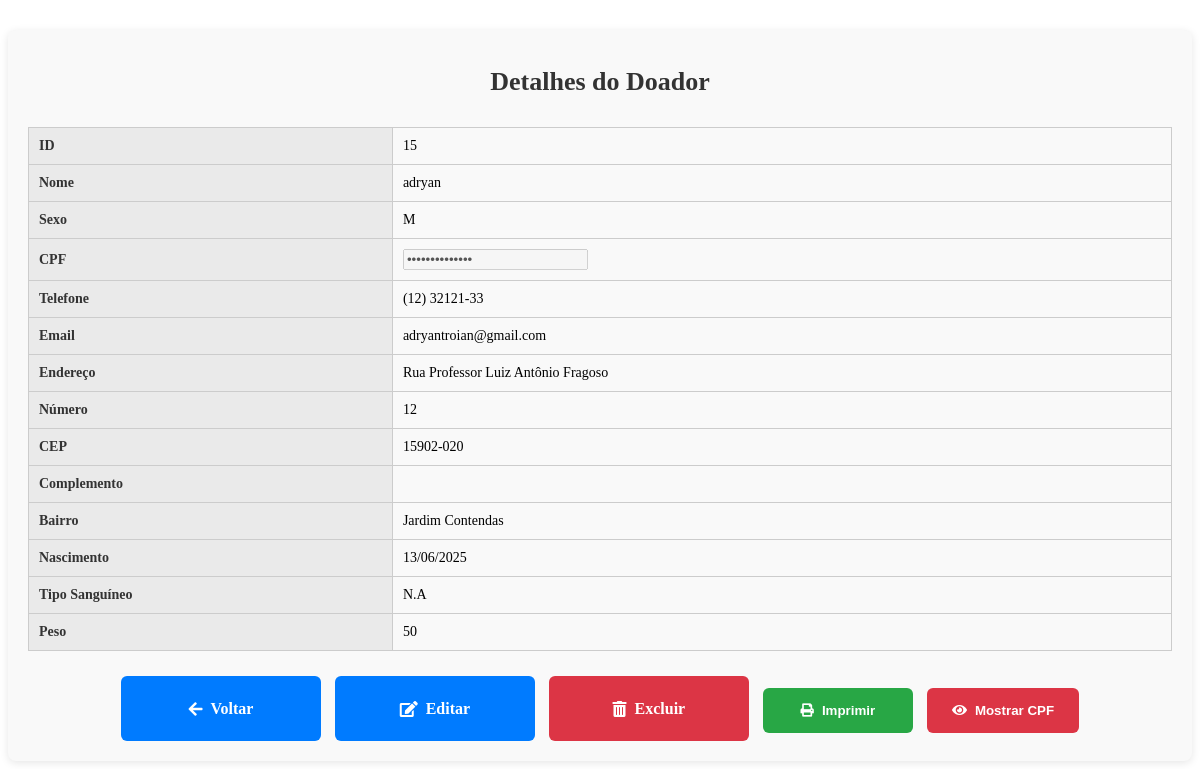
The page /listar2.php?id=15 on the database as committed earlier.
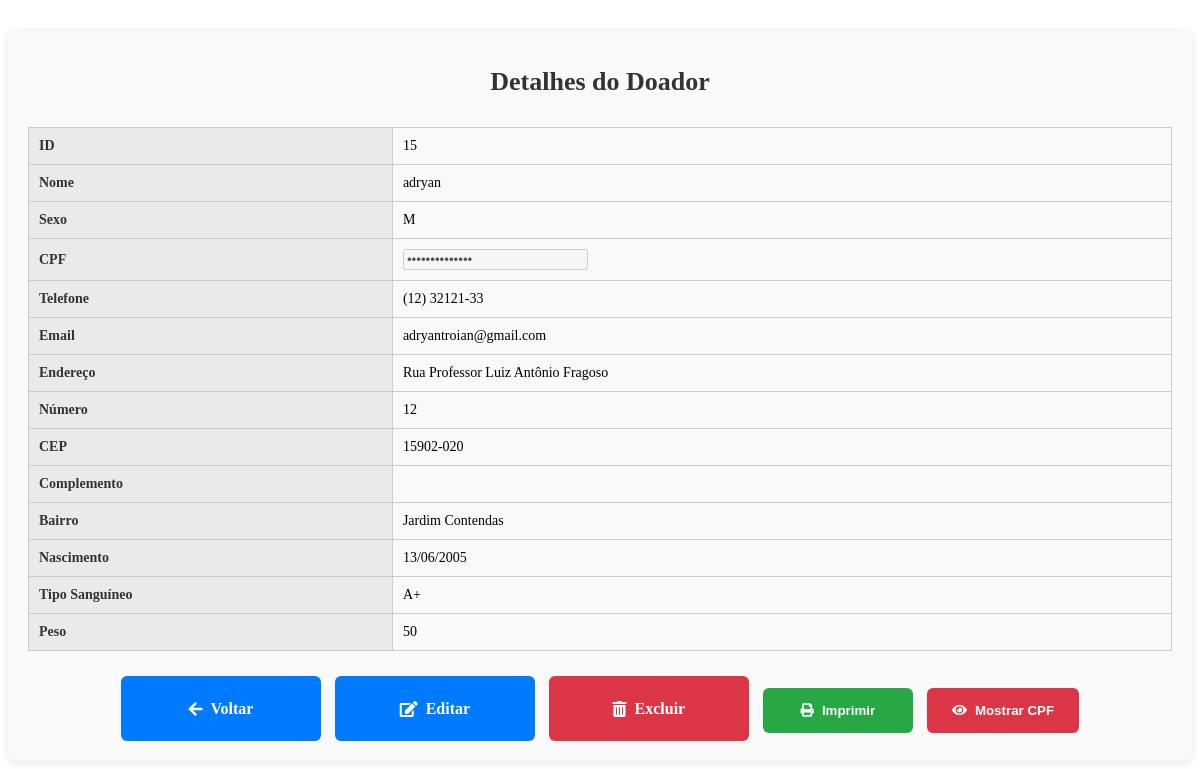
The same page on the database as committed later.
### tables this page shows
CREATE TABLE `cadastrobs` (
  `id` int(10) UNSIGNED NOT NULL,
  `nome` varchar(45) NOT NULL,
  `sexo` char(1) NOT NULL,
  `cpf` varchar(20) NOT NULL,
  `telefone` varchar(20) NOT NULL,
  `email` varchar(255) NOT NULL,
  `endereco` varchar(100) NOT NULL,
  `numero` int(6) NOT NULL,
  `cep` varchar(20) NOT NULL,
  `complemento` varchar(100) NOT NULL,
  `bairro` varchar(50) NOT NULL,
  `nasc` date NOT NULL,
  `ts` varchar(4) NOT NULL,
  `datedonation` date NOT NULL,
  `peso` int(11) NOT NULL
);

### listar2.php (the view, shortened to what this page needs)
<?php
include('config.php');
$id = intval($_GET['id']);
$sql = "SELECT * FROM cadastrobs WHERE id = $id";
$result = $conn->query($sql);
$doador = $result->fetch_object();
?>
<div class="doador-detalhes-container">
    <h1 class="doador-detalhes-titulo">Detalhes do Doador</h1>
    <div class="doador-detalhes-tabela-container">
        <table class="doador-detalhes-tabela" id="printTable">
            <tr><th>ID</th><td><?php echo $doador->id; ?></td></tr>
            <tr><th>Nome</th><td><?php echo htmlspecialchars($doador->nome); ?></td></tr>
            <tr><th>Sexo</th><td><?php echo $doador->sexo; ?></td></tr>
            <tr><th>CPF</th><td><input type="password" id="cpfField" value="<?php echo htmlspecialchars($doador->cpf); ?>" disabled></td></tr>
            <tr><th>Telefone</th><td><?php echo $doador->telefone; ?></td></tr>
            <tr><th>Email</th><td><?php echo $doador->email; ?></td></tr>
            <tr><th>Endereço</th><td><?php echo $doador->endereco; ?></td></tr>
            <tr><th>Número</th><td><?php echo $doador->numero; ?></td></tr>
            <tr><th>CEP</th><td><?php echo $doador->cep; ?></td></tr>
            <tr><th>Complemento</th><td><?php echo $doador->complemento; ?></td></tr>
            <tr><th>Bairro</th><td><?php echo $doador->bairro; ?></td></tr>
            <tr><th>Nascimento</th><td><?php echo (new DateTime($doador->nasc))->format('d/m/Y'); ?></td></tr>
            <tr><th>Tipo Sanguíneo</th><td><?php echo $doador->ts; ?></td></tr>
            <tr><th>Peso</th><td><?php echo $doador->peso; ?></td></tr>
        </table>
    </div>
    <div class="doador-detalhes-voltar">
        <a href="?page=listar" class="doador-detalhes-btn">
            <i class="fas fa-arrow-left"></i> Voltar
        </a>
        <a href="?page=editar&id=<?php echo $doador->id; ?>" class="doador-detalhes-btn">
            <i class="fas fa-edit"></i> Editar
        </a>
        <a href="?page=excluir&id=<?php echo $doador->id; ?>" class="doador-detalhes-btn btn-excluir" onclick="return confirm('Tem certeza que deseja excluir este doador?');">
            <i class="fas fa-trash-alt"></i> Excluir
        </a>
        <button class="doador-detalhes-btn imprimir-btn" onclick="printTable()">
            <i class="fas fa-print"></i> Imprimir
        </button>
        <button class="doador-detalhes-btn btn-exibir-cpf" onclick="toggleCpfVisibility(this)">
            <i class="fas fa-eye"></i> Mostrar CPF
        </button>
    </div>
</div>
<link rel="stylesheet" href="https://cdnjs.cloudflare.com/ajax/libs/font-awesome/5.15.3/css/all.min.css">

Rows that differ between the two databases and show on the page:
changed cadastrobs "adryan": nasc "13/06/2025" → "13/06/2005"; ts "N.A" → "A+"
